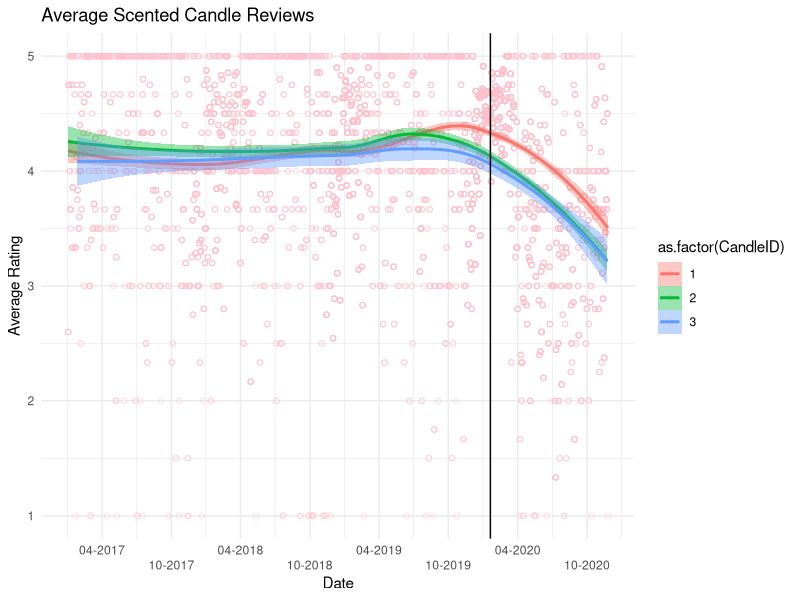
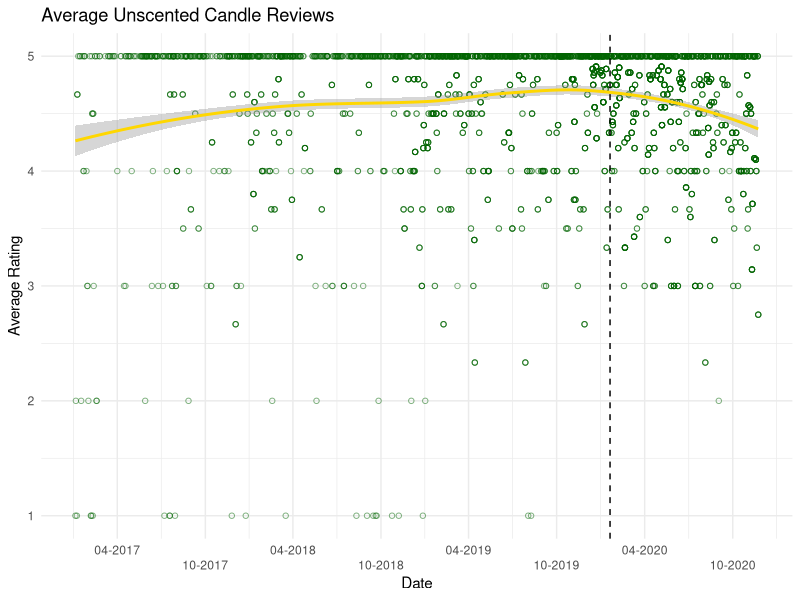

Reproduce these figures in R, in order. (Note: this script raises an error after producing the figures.)
## ---- chunk 1
library(dplyr)
library(tidyverse)
library(readxl)
library(gridExtra)
library(RColorBrewer)
library(colorspace)

Scented_all <- read_excel(here::here("hw05/data/Scented_all.xlsx"))

Unscented_all <- read_excel(here::here("hw05/data/Unscented_all.xlsx"))

## ---- chunk 2
plot_scented <- Scented_all %>%
  filter(Date > "2017-01-01") %>%
  group_by(Date) %>%
  mutate(Avg_Rating = mean(Rating)) %>%
  ggplot(
    aes(x = as.Date(Date),
        y = Avg_Rating,
        shape = as.factor(CandleID),
        color = as.factor(CandleID),
        fill = as.factor(CandleID))
    ) +
  geom_point(alpha = .5, shape = 1, color = "pink") +
  scale_x_date(name = "Date", 
               date_breaks = "6 months",
               date_labels = "%m-%Y") +
  geom_smooth(method = "loess") +
  geom_vline(xintercept = as.numeric(as.Date("2020-01-20"), linetype = "dashed")) +
  scale_y_continuous(name = "Average Rating") +
  theme_minimal() +
  ggtitle("Average Scented Candle Reviews") + 
  guides(x = guide_axis(n.dodge = 2))

plot_unscented <- Unscented_all %>%
  filter(Date > "2017-01-01") %>%
  group_by(Date) %>% 
  mutate(Avg_Rating = mean(Rating)) %>% 
  ggplot(
    aes(x = as.Date(Date),
        y = Avg_Rating
  )) + 
  geom_point(alpha = .5, color = "dark green", shape = 1) +
  scale_x_date(name = "Date", date_breaks = "6 months", date_labels = "%m-%Y") +
  geom_smooth(method = "loess", color = "gold") +
  geom_vline(xintercept = as.numeric(as.Date("2020-01-20")), linetype = "dashed") + 
  scale_y_continuous(name = "Average Rating") + 
  theme_minimal() +
  ggtitle("Average Unscented Candle Reviews") +
  guides(x = guide_axis(n.dodge = 2))

plot_scented
plot_unscented

## ---- chunk 3
plot_combined <- candles_full %>%
  filter(Date > "2017-01-01") %>%
  group_by(Date) %>% 
  mutate(Avg_Rating = mean(Rating)) %>% 
  ggplot(
    aes(x = as.Date(Date),
        y = Avg_Rating,
        shape = Scented,
        color = Scented,
        fill = Scented
  )) + 
  geom_point(alpha = .3) +
  scale_x_date(name = "Date", date_breaks = "6 months", date_labels = "%m-%Y") +
  geom_smooth(method = "loess") +
  geom_vline(xintercept = as.numeric(as.Date("2020-01-20")), linetype = "dashed") +
  scale_y_continuous(name = "Average Rating") +
  theme_minimal() +
  ggtitle("Average Reviews For Scented and Unscented Candles") + 
  guides(x = guide_axis(n.dodge = 2)) + 
  scale_color_brewer(palette = "Dark2")

plot_combined

## ---- chunk 4
str_no_scent <- function(x){
  as.numeric(
  	case_when(
  		str_detect(x, "[Nn]o scent") ~ "1", 
  		str_detect(x, "[Nn]o smell") ~ "1",
  		str_detect(x, "[Dd]oes not smell like") ~ "1",
  		str_detect(x, "[Dd]oesn't smell like") ~ "1",
  		str_detect(x, "[Cc]an't smell") ~ "1",
  		str_detect(x, "[Cc]annot smell") ~ "1",
  		str_detect(x, "[Ff]aint smell") ~ "1",
  		str_detect(x, "[Ff]aint scent") ~ "1",
  		str_detect(x, "[Dd]on't smell") ~ "1",
  		str_detect(x, "[Ll]ike nothing") ~ "1",
  		TRUE ~ "0"
  	)
  )
}
## ---- chunk 5

